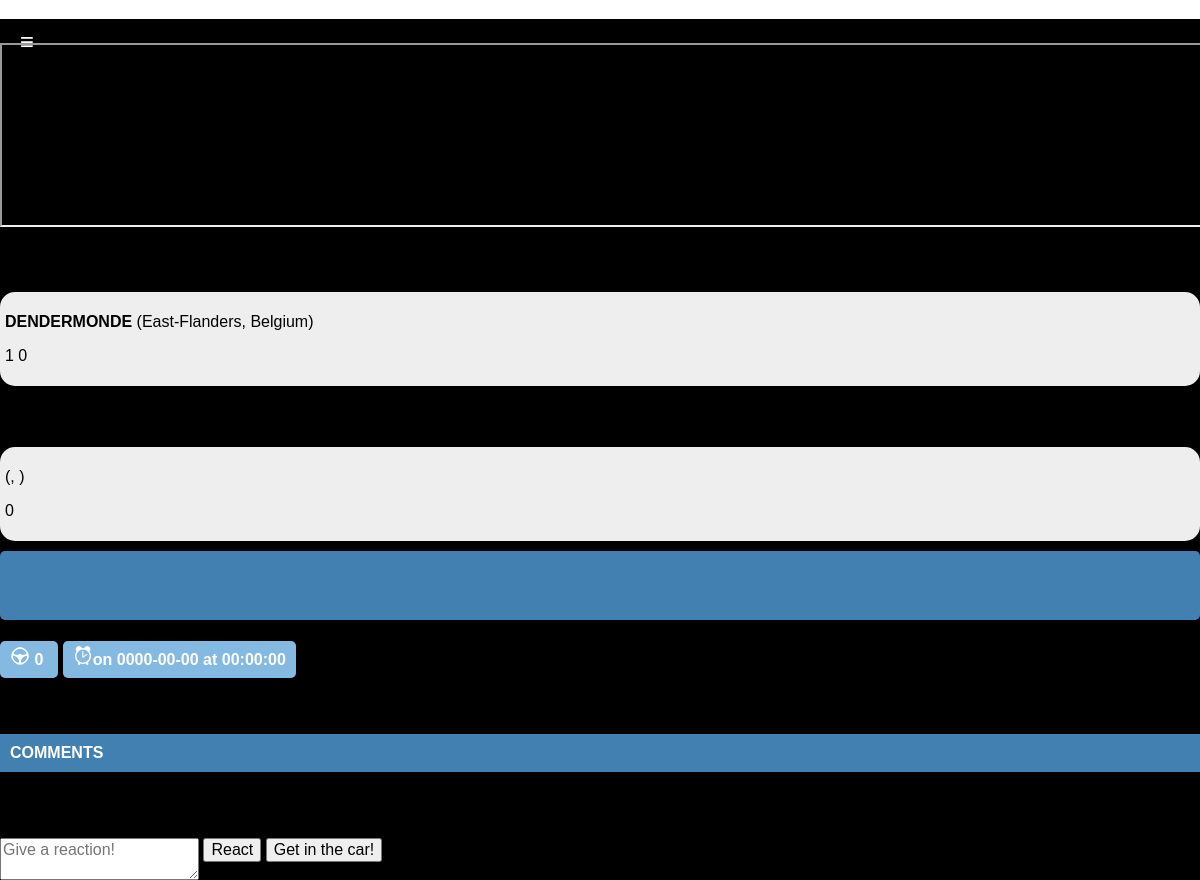
Screenshot of /rides.php?ride_id=1 (signed in) with the database file from the repository.
### tables this page shows
CREATE TABLE IF NOT EXISTS `rides` (
  `ride_id` int(11) NOT NULL AUTO_INCREMENT,
  `ride_date` date NOT NULL,
  `ride_time` time NOT NULL,
  `username` varchar(255) NOT NULL,
  `ride_country` varchar(255) NOT NULL,
  `ride_state` varchar(255) NOT NULL,
  `ride_city` varchar(255) NOT NULL,
  `ride_street` varchar(255) NOT NULL,
  `ride_streetnumber` int(11) NOT NULL,
  `ride_countryto` varchar(255) NOT NULL,
  `ride_stateto` varchar(255) NOT NULL,
  `ride_cityto` varchar(255) NOT NULL,
  `ride_streetto` varchar(255) NOT NULL,
  `ride_streetnumberto` int(11) NOT NULL,
  `ride_description` varchar(500) NOT NULL,
  `ride_seats` int(2) NOT NULL,
  `ride_creator_id` int(11) NOT NULL,
  PRIMARY KEY (`ride_id`)
);

### classes/Ride.class.php (called while the page is built, shortened)
<?php
include_once ("Db.class.php");
class Ride {
	public function getRideById($ride_id)
	{
		$db = new Db();
		$select = "SELECT * FROM rides WHERE ride_id=".$ride_id.";";
		$result = $db->mysqli->query($select);
		return $data=$result->fetch_assoc();
	}
}
?>

### classes/Db.class.php (called while the page is built, shortened)
<?php
	class Db
	{
		private $m_sHost = "localhost";
		private $m_sUser = "root";
		private $m_sPassword = "root";
		private $m_sDatabase = "ridewithme";
		public function __construct()
		{
			$this->mysqli = @new mysqli($this->m_sHost, $this->m_sUser, $this->m_sPassword, $this->m_sDatabase);
		}
	}
?>

### rides.php (the view, shortened to what this page needs)
<?php
include_once ("classes/Ride.class.php");
$ride = new Ride();
$ride_id = $_GET['ride_id'];
$details = $ride->getRideById($ride_id);
?><!doctype html>
<html lang="en">
	<head>
		<?php include_once("includes/head.php");?>
	</head>
	<body>
        <div data-role="page">
			<div id="sidebar">
	<div data-theme="b" data-role="header">
        <h3>
            <?php echo $details['ride_city'] . " - " . $details['ride_cityto']; ?>
        </h3>
        <header>
			<nav id="mobile-bar"></nav>
		</header>
	</div>
    </div>        <iframe id="iframe"  src="https://maps.google.be/maps?saddr=<?php echo $details['ride_street'] . "+" . $details['ride_streetnumber'] . "+" . $details['ride_city'] . "+" . $details['ride_country']?>&amp;daddr=<?php echo $details['ride_streetto'] . "+" . $details['ride_streetnumberto'] . "+" . $details['ride_cityto'] . "+" . $details['ride_countryto']?>&amp;output=embed" scrolling="no"></iframe>
    <div data-role="content">
		<h4>FROM</h4>
        <div class="ride_from"><p><span><?php echo $details['ride_city'] . " </span>(" . $details['ride_state'] . ", " . $details['ride_country']?>)</p><p><?php echo $details['ride_street'] . " " . $details['ride_streetnumber']   ?></p></div>
		<h4>TO</h4>
		<div class="ride_from"><p><span><?php echo $details['ride_cityto'] . " </span>(" . $details['ride_stateto'] . ", " . $details['ride_countryto']?>) </p><p><?php echo $details['ride_streetto'] . " " . $details['ride_streetnumberto'] ?></p></div>
        <div class="ride_description" ><p><?php echo $details['ride_description'] . "<br/></p></div>" ?>
       	<div><p><span class="driver"><img src="img/steer_w.png"/><?php echo " " .  $details['username'] ?> </span>
       		<span class="driver"><img src="img/clock_w.png"/><?php echo  "on " . $details['ride_date'] . " at " . $details['ride_time'] ?> </span>
       	</p></div>
<h4 id="comments">COMMENTS</h4>
				<div id="ride_list">
				<ul id="listupdates">
				</ul>
				</div>
				<div id="ride_react">
					<form action="<?php echo $_SERVER['PHP_SELF'] . "?ride_id=" .$ride_id; ?>" method="post">
					<textarea  name="comment" id="ride_message" placeholder="Give a reaction!"></textarea>
					<button type="submit" data-theme="b"  data-inline="true" name="btnReact" id="btnReact" data-rid="<?php echo $ride_id ?>">React </button>
					<button type="submit" data-theme="b" name="btnCheckIn" id="btnCheckIn">Get in the car! </button>
					</form>
				</div>
	</div>
	</body>
</html>

### includes/head.php (shortened to what this page needs)
	<link rel="stylesheet" href="css/normalize.css" media="all">
	<link rel="stylesheet" href="http://code.jquery.com/mobile/1.2.0/jquery.mobile-1.2.0.min.css" />
<link rel="stylesheet" href="css/screen.css" media="screen">

### css/screen.css (style rules this page uses)
body { font-family: Helvetica, Arial,sans-serif; }
nav { background-color: #2d2d2d; padding: 8px 10px; text-align: right; height: 25px; border-bottom: 1px solid black; }
#mobile-bar { background: none; float: left; border: none; font-weight:100; margin-top: -39px; margin-right: -100px; margin-left: 10px; }
#comments { background-color: #4280b1; color:white; font-weight:bold; padding-left: 10px; padding-top: 10px; padding-bottom:10px; margin-top:50px; }
#listupdates { width: auto; height: auto; margin-top: 30px; padding-bottom: 20px; font-family: arial; font-size: 1em; color: black; list-style:none; margin-left:-35px; }
iframe { width: 90%; height: 180px; margin: 0; padding: 0; margin: -40px -5px 0 0; }
#iframe { width: 100%; height: 180px; margin: 0; padding: 0; margin: -16px 0 0 0; }
.ride_from { border-radius: 15px; -moz-border-radius: 15px; -webkit-border-radius: 15px; background-color:#efeeee; padding: 5px; margin-bottom:10px; border: 0px; }
.ride_from p span { text-transform:uppercase; font-weight:bold; }
.ride_description { background-color: #4280b1; -moz-border-radius: 5px; -webkit-border-radius: 5px; padding:5px; padding-left:10px; color:white; line-height: 1.7em; }
.driver { -moz-border-radius: 5px; -webkit-border-radius: 5px; background-color: #84b9e2; padding: 10px; margin-right: 5px; line-height:3em; color:white; font-weight:bold; }
#ride_react textarea { color: #4280b1; }

### rows the page displays
rides: ride_city "Dendermonde", ride_city "DENDERMONDE", ride_state "East-Flanders", ride_country "Belgium", ride_street "1", ride_streetnumber "0", ride_streetnumberto "0", username "0", ride_date "0000-00-00", ride_time "00:00:00"
